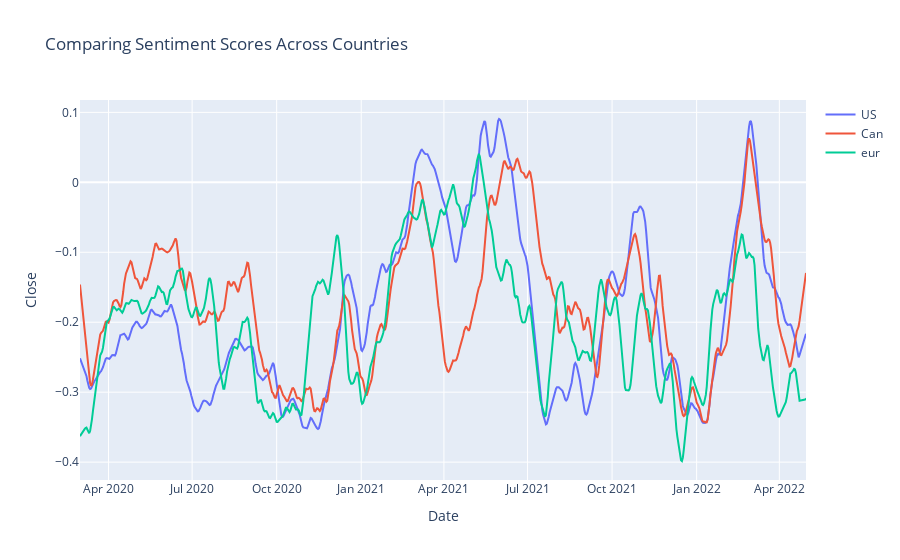

Notebook code for this chart:
### Code cell
fig = go.Figure()
fig.add_trace(go.Scatter(x=df["date"], y=df["Sentiment Score"], name="US", mode="lines"))
fig.add_trace(go.Scatter(x=df_can["date"], y=df_can["Sentiment Score"], name="Can", mode="lines"))
fig.add_trace(go.Scatter(x=df_eur["date"], y=df_eur["Sentiment Score"], name="eur", mode="lines"))

fig.update_layout(
    title="Comparing Sentiment Scores Across Countries", xaxis_title="Date", yaxis_title="Close"
)

### Figure 1 — Plotly figure (JSON) as saved in the notebook; plotly's stock layout.template omitted (floating-point values rounded to 4 significant figures; data arrays with more than 128 entries replaced by an {"elided": "..."} marker saying what was removed)
{"data": [{"mode": "lines", "name": "US", "type": "scatter", "x": {"elided": "791 str values"}, "y": {"elided": "791 float values"}}, {"mode": "lines", "name": "Can", "type": "scatter", "x": {"elided": "791 str values"}, "y": {"elided": "791 float values"}}, {"mode": "lines", "name": "eur", "type": "scatter", "x": {"elided": "791 str values"}, "y": {"elided": "791 float values"}}], "layout": {"title": {"text": "Comparing Sentiment Scores Across Countries"}, "xaxis": {"title": {"text": "Date"}}, "yaxis": {"title": {"text": "Close"}}}}
